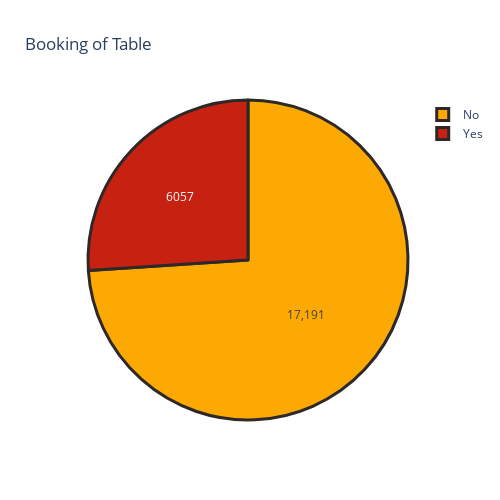

The notebook cell this image was saved under:
### Code cell
x=df['book_table'].value_counts()
colors = ['#fca903', '#c72112']

diag=go.Pie(labels=x.index,values=x,textinfo="value",
            marker=dict(colors=colors,line=dict(color='#2e2828', width=3)))
layout=go.Layout(title="Booking of Table",width=500,height=500)
fig=go.Figure(data=[diag],layout=layout)
py.iplot(fig, filename='pie_chart_subplots')

### Figure 1 — Plotly figure (JSON) as saved in the notebook; plotly's stock layout.template omitted (floating-point values rounded to 4 significant figures)
{"data": [{"labels": ["No", "Yes"], "marker": {"colors": ["#fca903", "#c72112"], "line": {"color": "#2e2828", "width": 3}}, "textinfo": "value", "type": "pie", "values": [17191, 6057]}], "layout": {"height": 500, "title": {"text": "Booking of Table"}, "width": 500}}
